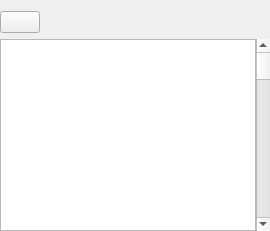
         <widget class="QWidget" name="tab_6">
          <layout class="QVBoxLayout" name="verticalLayout_7">
           <property name="leftMargin">
            <number>0</number>
           </property>
           <property name="rightMargin">
            <number>0</number>
           </property>
           <property name="bottomMargin">
            <number>0</number>
           </property>
           <item>
            <layout class="QHBoxLayout" name="usersToolbar">
             <item>
              <widget class="QPushButton" name="cmdUsersBack">
               <property name="text">
                <string />
               </property>
               <property name="icon">
                <iconset theme="go-previous">
                 <normaloff>../../../../../../../../../../../../../../../../../../../../../../../../../../../../../../../../../../../../../../../../../../../../../../../../../../../../../../../../../../../../../../../../../../../../../../../../../../.designer/backup</normaloff>../../../../../../../../../../../../../../../../../../../../../../../../../../../../../../../../../../../../../../../../../../../../../../../../../../../../../../../../../../../../../../../../../../../../../../../../../../.designer/backup</iconset>
               </property>
              </widget>
             </item>
             <item>
              <widget class="QLabel" name="usersLabel">
               <property name="sizePolicy">
                <sizepolicy hsizetype="Expanding" vsizetype="Preferred">
                 <horstretch>0</horstretch>
                 <verstretch>0</verstretch>
                </sizepolicy>
               </property>
               <property name="text">
                <string />
               </property>
               <property name="textInteractionFlags">
                <set>Qt::TextInteractionFlag::LinksAccessibleByMouse|Qt::TextInteractionFlag::TextSelectableByKeyboard|Qt::TextInteractionFlag::TextSelectableByMouse</set>
               </property>
              </widget>
             </item>
            </layout>
           </item>
           <item>
            <layout class="QHBoxLayout" name="horizontalLayout_15">
             <property name="spacing">
              <number>0</number>
             </property>
             <item>
              <widget class="GenericTableView" name="usersTable">
               <property name="autoScroll">
                <bool>false</bool>
               </property>
               <property name="selectionBehavior">
                <enum>QAbstractItemView::SelectionBehavior::SelectRows</enum>
               </property>
               <property name="horizontalScrollMode">
                <enum>QAbstractItemView::ScrollMode::ScrollPerPixel</enum>
               </property>
               <property name="showGrid">
                <bool>false</bool>
               </property>
               <property name="sortingEnabled">
                <bool>false</bool>
               </property>
               <property name="cornerButtonEnabled">
                <bool>false</bool>
               </property>
               <attribute name="horizontalHeaderStretchLastSection">
                <bool>true</bool>
               </attribute>
               <attribute name="verticalHeaderStretchLastSection">
                <bool>false</bool>
               </attribute>
              </widget>
             </item>
             <item>
              <widget class="QScrollBar" name="usersScrollBar">
               <property name="orientation">
                <enum>Qt::Vertical</enum>
               </property>
              </widget>
             </item>
            </layout>
           </item>
          </layout>
         </widget>
